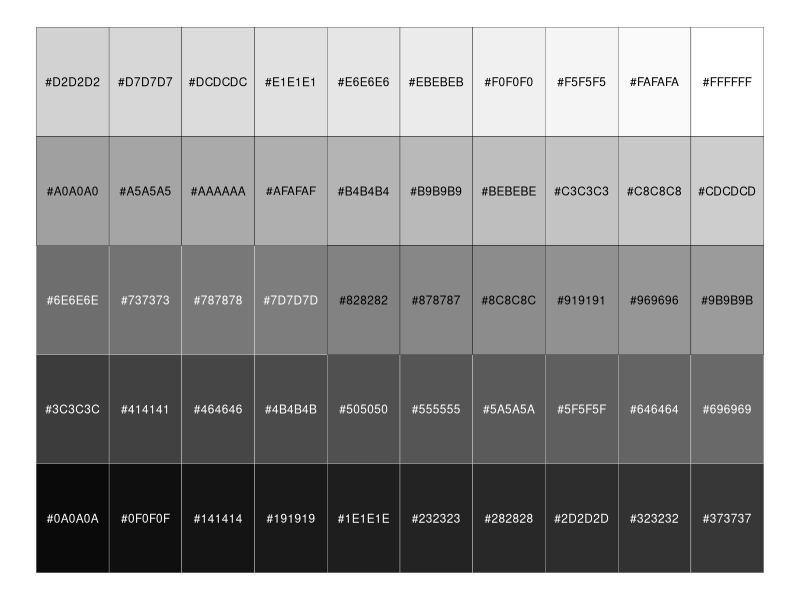
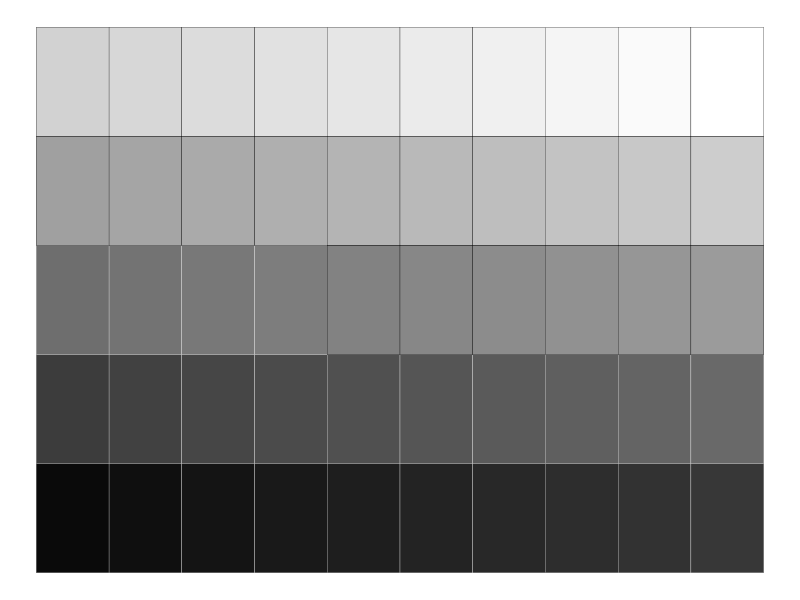
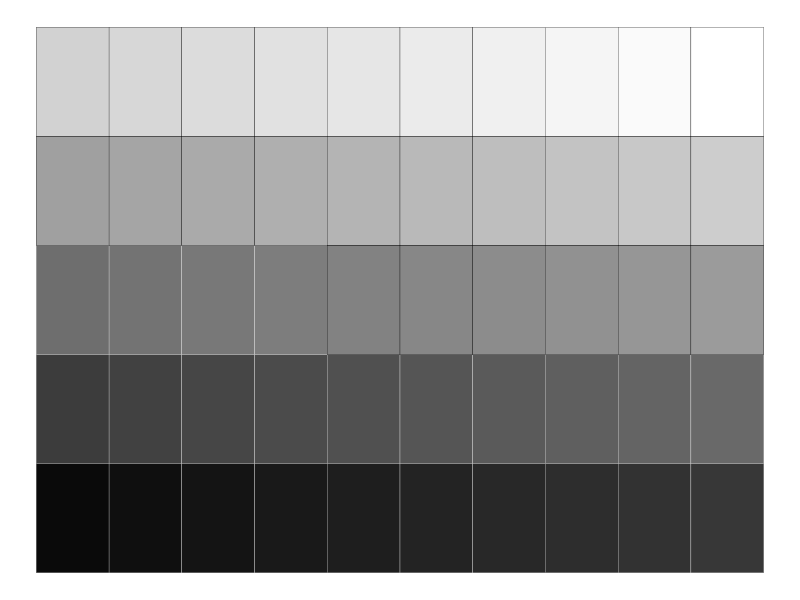

Here is the R script that generated these plots, in order:
## ---- chunk 1
require(ggplot2)
grey50 <- data.frame(
	x = rep(1:10, 5),
	y = rep(1:5, each=10),
	c = unlist(lapply(seq(10,255,5), FUN=function(x) { rgb(x,x,x, max=255) })),
	t = unlist(lapply(seq(10,255,5), FUN=function(x) { ifelse(x > 255/2, 'black', 'white') }))
)
ggplot(grey50, aes(x=x, y=y, fill=c, label=c, color=t)) +
	geom_tile() + 
	geom_text(size=3) +
	scale_fill_identity() + scale_color_identity() + ylab(NULL) + xlab(NULL) +
	theme_void()
## ---- chunk 2
ggplot(grey50, aes(x=x, y=y, fill=c, label=c, color=t)) +
	geom_tile() + 
	# geom_text(size=3) +
	scale_fill_identity() + scale_color_identity() + ylab(NULL) + xlab(NULL) +
	theme_void()
ggsave('2012-11-27-Fifty_Shades_of_Grey_in_R.png', width = 900, height = 600, units = 'px')

